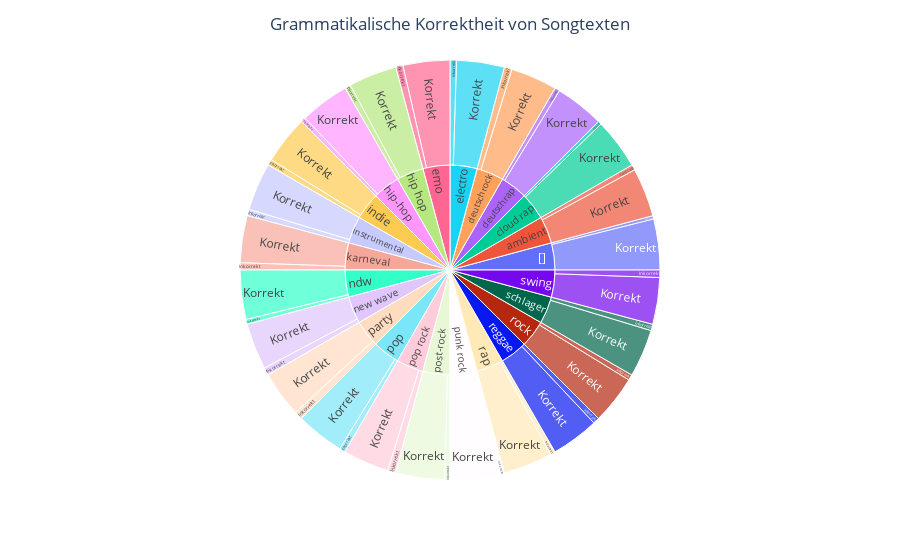

This figure's notebook cell:
### Code cell
fig = px.sunburst(grammar_per_genre_new, path=['genres', "score_type"], values='score' )

fig.update_layout(
    title={
        'text': "Grammatikalische Korrektheit von Songtexten",
        'x': 0.5
    }
)

fig.show()

### Figure 1 — Plotly figure (JSON) as saved in the notebook; plotly's stock layout.template omitted (floating-point values rounded to 4 significant figures)
{"data": [{"branchvalues": "total", "domain": {"x": [0, 1], "y": [0, 1]}, "hovertemplate": "labels=%{label}<br>score=%{value}<br>parent=%{parent}<br>id=%{id}<extra></extra>", "ids": ["[]/Inkorrekt", "ambient/Inkorrekt", "cloud rap/Inkorrekt", "deutschrap/Inkorrekt", "deutschrock/Inkorrekt", "electro/Inkorrekt", "emo/Inkorrekt", "hip hop/Inkorrekt", "hip-hop/Inkorrekt", "indie/Inkorrekt", "instrumental/Inkorrekt", "karneval/Inkorrekt", "ndw/Inkorrekt", "new wave/Inkorrekt", "party/Inkorrekt", "pop/Inkorrekt", "pop rock/Inkorrekt", "post-rock/Inkorrekt", "punk rock/Inkorrekt", "rap/Inkorrekt", "reggae/Inkorrekt", "rock/Inkorrekt", "schlager/Inkorrekt", "swing/Inkorrekt", "[]/Korrekt", "ambient/Korrekt", "cloud rap/Korrekt", "deutschrap/Korrekt", "deutschrock/Korrekt", "electro/Korrekt", "emo/Korrekt", "hip hop/Korrekt", "hip-hop/Korrekt", "indie/Korrekt", "instrumental/Korrekt", "karneval/Korrekt", "ndw/Korrekt", "new wave/Korrekt", "party/Korrekt", "pop/Korrekt", "pop rock/Korrekt", "post-rock/Korrekt", "punk rock/Korrekt", "rap/Korrekt", "reggae/Korrekt", "rock/Korrekt", "schlager/Korrekt", "swing/Korrekt", "[]", "ambient", "cloud rap", "deutschrap", "deutschrock", "electro", "emo", "hip hop", "hip-hop", "indie", "instrumental", "karneval", "ndw", "new wave", "party", "pop", "pop rock", "post-rock", "punk rock", "rap", "reggae", "rock", "schlager", "swing"], "labels": ["Inkorrekt", "Inkorrekt", "Inkorrekt", "Inkorrekt", "Inkorrekt", "Inkorrekt", "Inkorrekt", "Inkorrekt", "Inkorrekt", "Inkorrekt", "Inkorrekt", "Inkorrekt", "Inkorrekt", "Inkorrekt", "Inkorrekt", "Inkorrekt", "Inkorrekt", "Inkorrekt", "Inkorrekt", "Inkorrekt", "Inkorrekt", "Inkorrekt", "Inkorrekt", "Inkorrekt", "Korrekt", "Korrekt", "Korrekt", "Korrekt", "Korrekt", "Korrekt", "Korrekt", "Korrekt", "Korrekt", "Korrekt", "Korrekt", "Korrekt", "Korrekt", "Korrekt", "Korrekt", "Korrekt", "Korrekt", "Korrekt", "Korrekt", "Korrekt", "Korrekt", "Korrekt", "Korrekt", "Korrekt", "[]", "ambient", "cloud rap", "deutschrap", "deutschrock", "electro", "emo", "hip hop", "hip-hop", "indie", "instrumental", "karneval", "ndw", "new wave", "party", "pop", "pop rock", "post-rock", "punk rock", "rap", "reggae", "rock", "schlager", "swing"], "name": "", "parents": ["[]", "ambient", "cloud rap", "deutschrap", "deutschrock", "electro", "emo", "hip hop", "hip-hop", "indie", "instrumental", "karneval", "ndw", "new wave", "party", "pop", "pop rock", "post-rock", "punk rock", "rap", "reggae", "rock", "schlager", "swing", "[]", "ambient", "cloud rap", "deutschrap", "deutschrock", "electro", "emo", "hip hop", "hip-hop", "indie", "instrumental", "karneval", "ndw", "new wave", "party", "pop", "pop rock", "post-rock", "punk rock", "rap", "reggae", "rock", "schlager", "swing", "", "", "", "", "", "", "", "", "", "", "", "", "", "", "", "", "", "", "", "", "", "", "", ""], "type": "sunburst", "values": [6.11, 10.13, 6.45, 9.273, 14.18, 11.92, 13.48, 11.18, 8.82, 11.3, 11.85, 13.28, 9.105, 14.29, 15.25, 11.09, 15.04, 9.305, 8.205, 9.092, 11.49, 10.56, 11.76, 13.69, 93.89, 89.87, 93.55, 90.73, 85.82, 88.08, 86.52, 88.82, 91.18, 88.7, 88.15, 86.72, 90.89, 85.71, 84.75, 88.91, 84.96, 90.69, 91.8, 90.91, 88.51, 89.44, 88.24, 86.31, 100, 100, 100, 100, 100, 100, 100, 100, 100, 100, 100, 100, 100, 100, 100, 100, 100, 100, 100, 100, 100, 100, 100, 100]}], "layout": {"legend": {"tracegroupgap": 0}, "margin": {"t": 60}, "title": {"text": "Grammatikalische Korrektheit von Songtexten", "x": 0.5}}}
